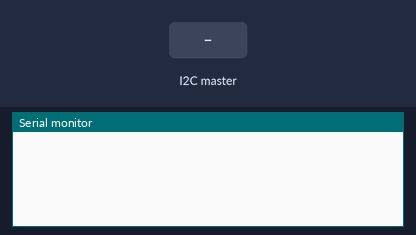
This sketch was run on a simulated Arduino Uno, built with avr-gcc and run on an emulated ATmega328P. On the bench: the last lines printed to the serial monitor. The inputs (shaded band) are chosen by the test bench.

Above: at 1.2 s.
1.3 s: the I2C master sends the byte 1
At 2.2 s:
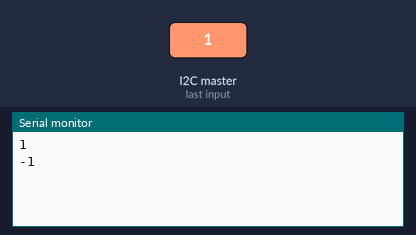
2.8 s: the I2C master sends the byte 0
At 3.3 s:
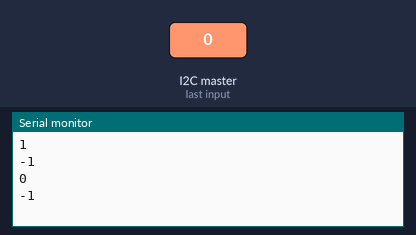
Timing chart, 0 to 5.8 s (numbered marks = the images above; inputs shaded):
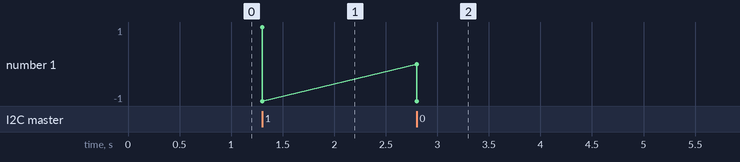

Measured:
- after the input at 1.3 s, the serial monitor: prints a new line at once (image 1)
- after the input at 2.8 s, the serial monitor: prints a new line at once (image 2)

The sketch:

i2c_wave_slave.ino
```cpp
#include <Wire.h>

#define SLAVE 4

volatile char stm1 = 1;
volatile char stm2 = 2;
volatile char stm3 = 4;
volatile char stm4 = 8;

volatile int rfm1 = 0;
volatile int rfm2 = 0;
volatile int rfm3 = 0;
volatile int rfm4 = 0;

void setup()
{
  Wire.begin(4);
  Serial.begin(115200);


 Wire.onRequest(requestEvent);
 Wire.onReceive(receiveEvent);
}


void loop ()
{
  //Wire.write(stm);
}


void requestEvent()
{
  Wire.write(stm1);
  Wire.write(stm2);
  Wire.write(stm3);
  Wire.write(stm4);
}


void receiveEvent()
{
   rfm1 = Wire.read();
   rfm2 = Wire.read();
   rfm3 = Wire.read();
   rfm4 = Wire.read();
    Serial.println(rfm1); // 마스터로부터 수신된 데이터 출력
    Serial.println(rfm2); // 마스터로부터 수신된 데이터 출력
}
```
